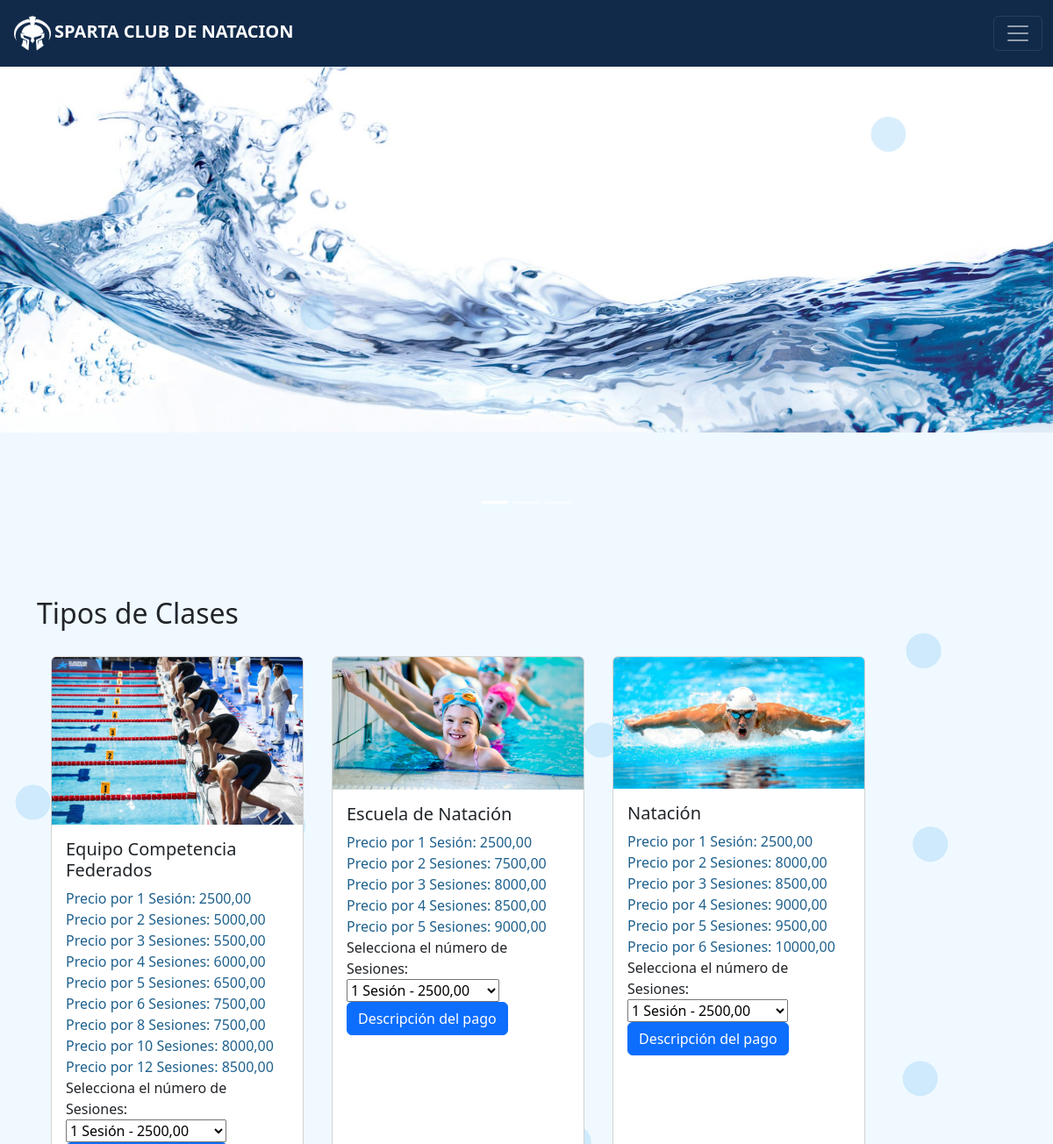
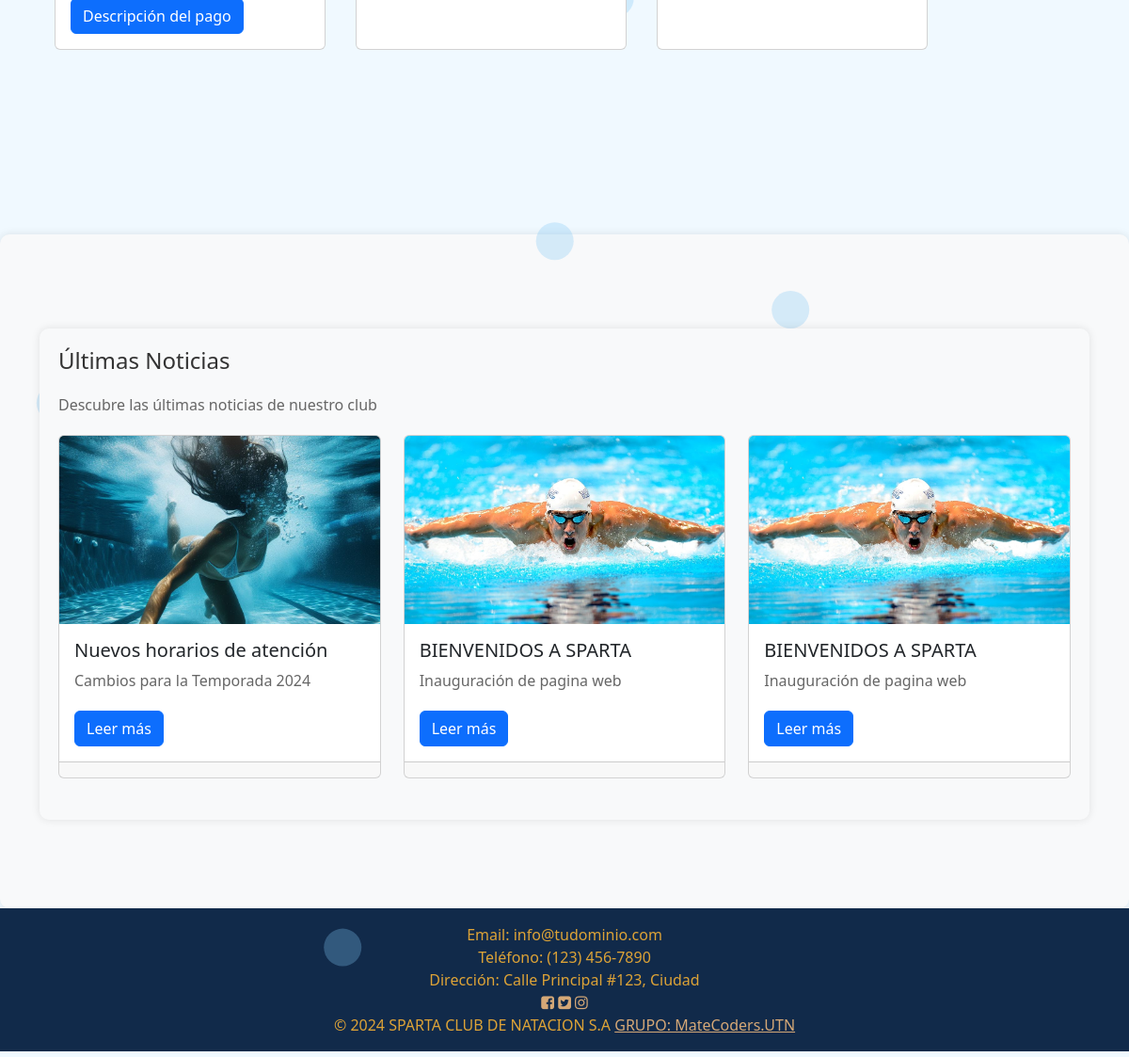
The page / on the database its author committed (2 pictures, top to bottom).
### TIENDA/models.py (models this page shows, shortened)
class ClaseNatacion(models.Model):
    nombre = models.CharField(max_length=100)
    fecha = models.DateField()
    hora_inicio = models.TimeField()
    hora_fin = models.TimeField()
    cupos_disponibles = models.PositiveIntegerField(default=0)
    precio = models.DecimalField(max_digits=10, decimal_places=2)
    imagen = models.ImageField(upload_to='clase_imagenes/', null=True, blank=True)  # Campo de imagen

class Noticia(models.Model):
    titulo = models.CharField(max_length=100)
    resumen = models.TextField()
    contenido = models.TextField()
    imagen = models.ImageField(upload_to='noticias/')
    fecha_publicacion = models.DateTimeField(auto_now_add=True)

### TIENDA/views.py (the view)
# urls.py: path('', views.home, name = 'home'),
def home(request):
    translation.activate('es')
    clases = ClaseNatacion.objects.all()
    clases_unicas = {}
    for clase in clases:
        nombre = clase.nombre
        dias = [_(clase.fecha.strftime('%A'))]
        hora_inicio = clase.hora_inicio.strftime('%H:%M')
        hora_fin = clase.hora_fin.strftime('%H:%M')
        precio_base = clase.precio  # Precio por 1 clase
        cupos_disponibles_pagos = 0
        imagen = ClaseNatacion.objects.filter(nombre=nombre).first().imagen
        precios = calcular_precio_total(precio_base, cupos_disponibles_pagos, nombre)
        if nombre not in clases_unicas:
            clases_unicas[nombre] = {
                'id': clase.id,  # Agrega el ID de la clase
                'nombre': nombre,
                'dias': dias,
                'hora_inicio': hora_inicio,
                'hora_fin': hora_fin,
                **precios,
                'imagen': imagen,
                'cupos': cupos_disponibles_pagos
            }
        else:
            if dias[0] not in clases_unicas[nombre]['dias']:
                clases_unicas[nombre]['dias'].append(dias[0])
    ultimas_noticias = Noticia.objects.all().order_by('-fecha_publicacion')[:3]  # Obtén las últimas 3 noticias
    context = {
        'clases': clases_unicas.values(),
        'ultimas_noticias': ultimas_noticias,  # Pasa las últimas noticias al contexto
    }
    return render(request, 'tienda/index.html', context)

### TIENDA/templates/tienda/index.html (shortened to what this page needs)
{% extends 'tienda/layout.html' %}
{% load static %}
{% block carrusel %}
  {% include 'extracciones/carrucel.html' %}
{% endblock carrusel %}
{% block noticias %}
  {% include 'extracciones/noticias.html' %}
{% endblock noticias %}
{% block body %}
<h2 style="width: 100%; height: 100%;">Tipos de Clases</h2>
<div class="d-flex flex-wrap">
  {% for clase in clases %}
  <div class="card mb-3 mx-3" style="width: 18rem; margin: 30px">
    {% if clase.imagen %}
    <img src="{{ clase.imagen.url }}" class="card-img-top" alt="{{ clase.nombre }}">
    {% endif %}
    <div class="card-body">
      <h5 class="card-title">{{ clase.nombre }}</h5>
      <p style="color: #1F618D;">Precio por 1 Sesión: {{ clase.precio }}</p>
      <p style="color: #1F618D;">Precio por 2 Sesiones: {{ clase.precio_por_2_clases }}</p>
      <p style="color: #1F618D;">Precio por 3 Sesiones: {{ clase.precio_por_3_clases }}</p>
      {% if 'precio_por_4_clases' in clase %}
      <p style="color: #1F618D;">Precio por 4 Sesiones: {{ clase.precio_por_4_clases }}</p>
      {% endif %}
      {% if 'precio_por_5_clases' in clase %}
      <p style="color: #1F618D;">Precio por 5 Sesiones: {{ clase.precio_por_5_clases }}</p>
      {% endif %}
      {% if 'precio_por_6_clases' in clase %}
      <p style="color: #1F618D;">Precio por 6 Sesiones: {{ clase.precio_por_6_clases }}</p>
      {% endif %}
      {% if 'precio_por_8_clases' in clase %}
      <p style="color: #1F618D;">Precio por 8 Sesiones: {{ clase.precio_por_8_clases }}</p>
      {% endif %}
      {% if 'precio_por_10_clases' in clase %}
      <p style="color: #1F618D;">Precio por 10 Sesiones: {{ clase.precio_por_10_clases }}</p>
      {% endif %}
      {% if 'precio_por_12_clases' in clase %}
      <p style="color: #1F618D;">Precio por 12 Sesiones: {{ clase.precio_por_12_clases }}</p>
      {% endif %}
      <label for="claseSelector_{{ clase.nombre }}">Selecciona el número de Sesiones:</label>
      <select class="claseSelector" id="claseSelector_{{ clase.nombre }}" data-clase-id="{{ clase.nombre }}">
        <option value="1" data-precio="{{ clase.precio }}">1 Sesión - {{ clase.precio }}</option>
      </select>
      <button
        class="btn btn-primary btnPagar"
        data-clase-id="{{ clase.nombre }}"
        data-cupos="{{ clase.cupos }}"
        data-dias="{{ clase.dias|join:", " }}"
        data-hora-inicio="{{ clase.hora_inicio }}"
        data-hora-fin="{{ clase.hora_fin }}"
        onclick="redirectToPagoProducto()">
        Descripción del pago
      </button>
    </div>
  </div>
  {% endfor %}
</div>
{% endblock body %}

### TIENDA/templates/extracciones/noticias.html (shortened to what this page needs)
{% load static %}
<section>
    <div class="container">
        <div class="row">
            <div class="col-md-12 mb-4">
                <div class="noticias-container">
                    <h2>Últimas Noticias</h2>
                    <p>Descubre las últimas noticias de nuestro club</p>
                    <div class="row">
                        {% for nota in ultimas_noticias %}
                        <div class="col-md-4 mb-4">
                            <div class="card h-100" id="card{{ forloop.counter }}">
                                <img src="{{ nota.imagen.url }}" class="card-img-top" alt="{{ nota.titulo }}" style="object-fit: cover; height: 200px;">
                                <div class="card-body">
                                    <h5 class="card-title">{{ nota.titulo }}</h5>
                                    <p class="card-text">{{ nota.resumen }}</p>
                                    <a href="javascript:void(0)" class="btn btn-primary" onclick="toggleCardHeight('card{{ forloop.counter }}')">Leer más</a>
                                </div>
                                <div class="card-footer">
                                </div>
                            </div>
                        </div>
                        {% endfor %}
                    </div>
                </div>
            </div>
        </div>
    </div>
</section>

### static/css/styles.css (style rules this page uses)
body h1, body h2, body h3, body p { margin: 0; }
body { display: flex; flex-direction: column; min-height: 100vh; margin: 0; overflow: auto; position: relative; z-index: 0; }
body, html { margin: 0; padding: 0; position: relative; margin-bottom: 0px; background-color: #F0F9FF; }
.container { flex: 1; margin-top: 80px; margin-bottom: 50px; position: relative; z-index: 2; }
.noticias-container { background-color: #f8f9fa; padding: 20px; border-radius: 10px; box-shadow: 0 0 10px rgba(0, 0, 0, 0.1); }
.noticias-container h2 { color: #333; font-size: 24px; margin-bottom: 20px; }

### TIENDA/templates/extracciones/noticias.html (style rules this page uses)
.card-footer { overflow: hidden; transition: height 0.3s ease; height: 0; }
.noticias-container { background-color: #f8f9fa; padding: 20px; border-radius: 10px; box-shadow: 0 0 10px rgba(0, 0, 0, 0.1); }
.noticias-container h2 { color: #333; font-size: 24px; margin-bottom: 20px; }
.noticias-container p { color: #666; font-size: 16px; margin-bottom: 20px; }

### rows shown on the page
ClaseNatacion: nombre "Equipo Competencia Federados", precio "2500,00", nombre "1 Sesión - 2500,00"
ClaseNatacion: nombre "Escuela de Natación", precio "2500,00", nombre "1 Sesión - 2500,00"
ClaseNatacion: nombre "Natación", precio "2500,00", nombre "1 Sesión - 2500,00"
Noticia: imagen (picture), titulo "Nuevos horarios de atención", resumen "Cambios para la Temporada 2024"
Noticia: imagen (picture), titulo "BIENVENIDOS A SPARTA", resumen "Inauguración de pagina web"
Noticia: imagen (picture), titulo "BIENVENIDOS A SPARTA", resumen "Inauguración de pagina web"

### other values the page prints
{{ clase.precio_por_2_clases }} "5000,00" "7500,00" "8000,00"
{{ clase.precio_por_3_clases }} "5500,00" "8000,00" "8500,00"
{{ clase.precio_por_4_clases }} "6000,00" "8500,00" "9000,00"
{{ clase.precio_por_5_clases }} "6500,00" "9000,00" "9500,00"
{{ clase.precio_por_6_clases }} "7500,00" "10000,00"
{{ clase.precio_por_8_clases }} "7500,00"
{{ clase.precio_por_10_clases }} "8000,00"
{{ clase.precio_por_12_clases }} "8500,00"
